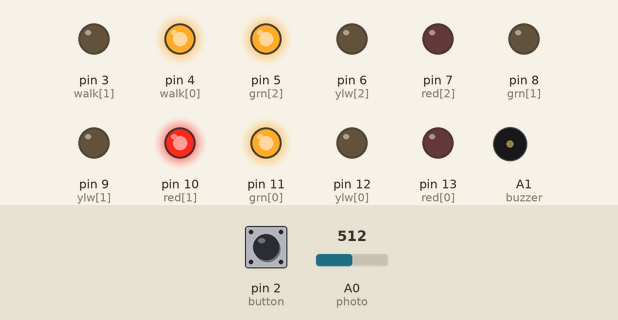
A sketch run on a simulated Arduino Uno, built with avr-gcc and run on an emulated ATmega328P. On the bench: output pins drawn as LEDs (lit = HIGH), buzzer (waves = sounding). Inputs (shaded band) come from the test bench; at power-on: pin 2 (button) LOW, A0 (photo) = 512.

Above: at 3.7 s.
3.8 s: pin 2 (button) pulled HIGH for 0.15 s
At 11.2 s:
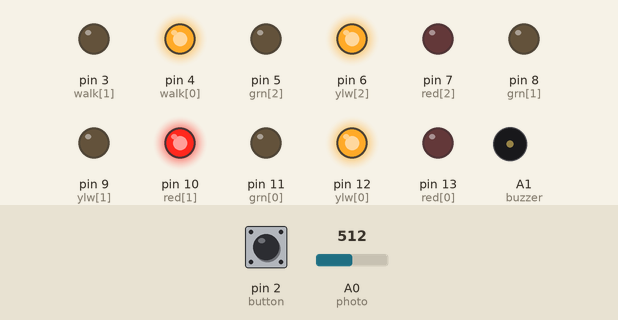
At 24.84 s:
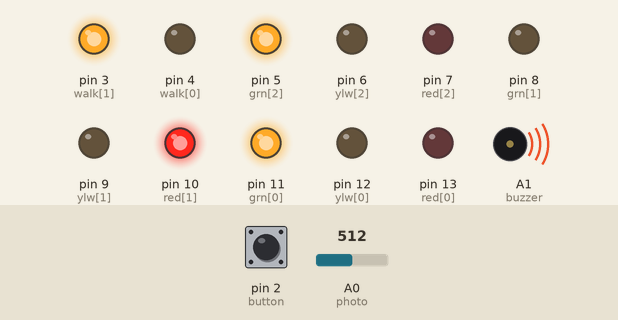
25.9 s: A0 (photo) set to 463
At 35.4 s:
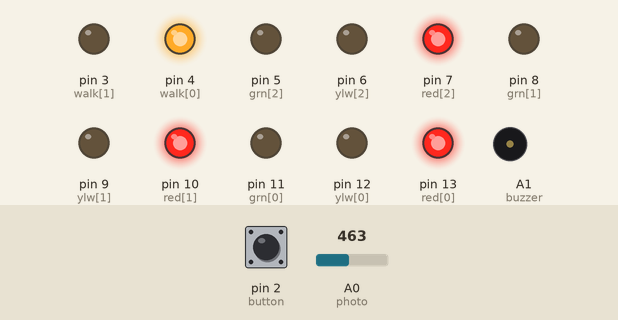
47.9 s: A0 (photo) set to 433
Timing chart, 0 to 75.4 s (numbered marks = the images above; inputs shaded):
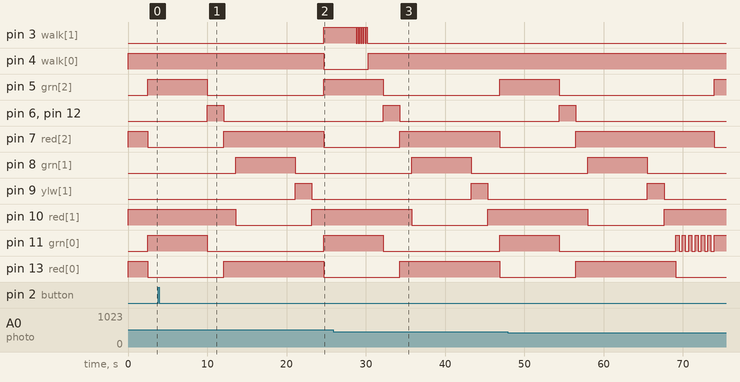

Measured:
- after the input at 3.8 s, pin 3 (walk[1]): LOW → HIGH after 20.9 s; pin 4 (walk[0]): HIGH → LOW after 20.9 s; tone on A1 (buzzer): alternates 440 Hz for 0.28 s and silent for 0.28 s, starting after 20.9 s

The sketch:

FPT_Code_Stage3.ino
```cpp
/*
Title: Traffic Light Challenge 2.0 (FPT)
Creator: Glenn M.
Date Of Creation: January 10th, 2022
Last Update: January 19th, 2022
*/

//Store all the pin numbers under variables:
int red[] = {13, 10, 7};	//red led pins (North, EastWest, South)
int ylw[] = {12, 9, 6};	    //yellow led pins(North, EastWest, South)
int grn[] = {11, 8, 5};	    //green led pins (North, EastWest, South)
int walk[] = {4, 3};        //led pins (Red, Green)
int button = 2;             //the cross walk button pin
int photo = A0;             //photoresistor pin
int buzzer = A1;             //piezo buzzer pin

float delays[][3] = {{5, 1.4, 1}, {5, 1.4, 1}, {3.5, 0, 0}};
//delay times [(direction{N and S, EW, Nleft})][(time{green, yellow, red})]

int multip = 1500;	   //delay multiplier
int blinks = 6;        //amount of blinks for north left turn

int dir = 1;	         //direction of traffic (0 = NS; 1 = EW;)
bool leftTurn = false;   //wether the resistor detects a 'car' in the 'North Left lane'
bool cross = false;      //whether the crosswalk button has been pressed

void setup() {
  for(int i = 0; i < 3; i++){   //loop three times
    pinMode(red[i], OUTPUT);	 //set current red pin to output
    digitalWrite(red[i], HIGH);  //set current red pin to high
    pinMode(ylw[i], OUTPUT);	 //set current yellow pin to output
    digitalWrite(ylw[i], LOW);	 //set current yellow pin to low
    pinMode(grn[i], OUTPUT);	 //set current green pin to output
    digitalWrite(grn[i], LOW);}	 //set current green pin to low
  pinMode(walk[0], OUTPUT);   //set the red cross walk pin to output
  digitalWrite(walk[0], HIGH);//set the red cross walk pin to HIGH
  pinMode(walk[1], OUTPUT);   //set the green cross walk pin to output
  digitalWrite(walk[1], LOW); //set the green cross walk pin to LOW
  pinMode(photo, INPUT);      //set the photoresistor pin to input
  pinMode(button, INPUT);     //set the button pin to input
  pinMode(buzzer, OUTPUT);    //set the buzzer pin to output
  pinMode(buzzer, LOW);       //set the buzzer to low
  Serial.begin(9600);	      //begin the serial monitor
  delay(2500);			      //wait for 2.5 seconds
  readPhoto();
}

void loop(){
  updateLEDS();	 //update the traffic lights
}

void updateLEDS(){
  /*
  Using the current direction of traffic (variable 'dir'), set the
  traffic lights accordingly (using the functions: northSouth(),
  eastWest(), crossWalk, and northLeft();). Than switch the traffic
  direction.
  */
  if(dir == 0){         //traffic direction is East/West...?
   eastWest();             //...update the 'traffic lights' for a East/West direction
   dir = 1;}               //...swap traffic direction to North/South
  else if(dir == 1){    //traffic direction is North/South...?
   if(leftTurn == true){   //...'car' in North Left turn 'lane'...?
     northLeft();}            //...update the 'traffic lights' for a North Left turn direction
   if(cross == true){      //...the cross walk button has been pressed...?
     cross = false;           //...set the cross walk to false
     crossWalk();}            //...update the 'traffic lights' for a North/South direction, with cross walk
   else{
     northSouth();}			  //...update the 'traffic lights' fot a North/South direction
   dir = 0;}               //...swap the traffic direction to East/West
}

void northSouth(){
  /*
  For both the North and South lights, go through:
  green, delay, yellow, delay, red, delay;
  while also checking the cross walk button during the delays
  */
 digitalWrite(grn[0], HIGH);	 //send a green light to the North direction of traffic
 digitalWrite(grn[2], HIGH);     //send a green light to the South direction of traffic
 digitalWrite(red[0], LOW);	     //turn off red light for the North direction of traffic
 digitalWrite(red[2], LOW);	     //turn off red light for the South direction of traffic
 readAndDelay(delays[0][0] * multip); //green delay for the NS direction of traffic, while checking button
 digitalWrite(grn[0], LOW);	     //turn off green light for the North direction of traffic
 digitalWrite(grn[2], LOW);	     //turn off green light for the South direction of traffic
 digitalWrite(ylw[0], HIGH);	 //send a yellow light to the North direction of traffic
 digitalWrite(ylw[2], HIGH);	 //send a yellow light to the South direction of traffic
 readAndDelay(delays[0][1] * multip);  //yellow delay for the NS direction of traffic, while checking button
 digitalWrite(ylw[0], LOW);	     //turn off yellow light for the North direction of traffic
 digitalWrite(ylw[2], LOW);	     //turn off yellow light for the South direction of traffic
 digitalWrite(red[0], HIGH);	 //send a red light to the North direction of traffic
 digitalWrite(red[2], HIGH);	 //send a red light to the North direction of traffic
 readAndDelay(delays[0][2] * multip);  //red delay for the NS direction of traffic, while checking button
}

void crossWalk(){
  /*
  For both the North and South lights, and the cross walk, go through:
  [green(NS) & green(CW)], [3/4 delay], [red(CW)], [1/4 delay],
  [yellow(NS)], [delay], [red(NS)], [delay]
  */
 digitalWrite(grn[0], HIGH);	 //send a green light to the North direction of traffic
 digitalWrite(grn[2], HIGH);     //send a green light to the South direction of traffic
 digitalWrite(walk[1], HIGH);    //send a green light to the cross walk
 digitalWrite(walk[0], LOW);     //turn off red light for the cross walk
 digitalWrite(red[0], LOW);	     //turn off red light for the North direction of traffic
 digitalWrite(red[2], LOW);      //turn off red light for the South direction of traffic
 RDT((delays[0][0] * multip) * 0.75);     //(3/4) green delay for the NS direction of traffic (with buzzer)
 digitalWrite(walk[0], HIGH);    //send a red light to the cross walk
 digitalWrite(walk[1], LOW);     //turn off green light for the cross walk
 delay((delays[0][0] * multip) * 0.25);   //(1/4) green delay for the NS direction of traffic
 digitalWrite(grn[0], LOW);	     //turn off green light for the North direction of traffic
 digitalWrite(grn[2], LOW);	     //turn off green light for the South direction of traffic
 digitalWrite(ylw[0], HIGH);	 //send a yellow light to the North direction of traffic
 digitalWrite(ylw[2], HIGH);	 //send a yellow light to the South direction of traffic
 delay(delays[0][1] * multip);   //yellow delay for the NS direction of traffic
 digitalWrite(ylw[0], LOW);	     //turn off yellow light for the North direction of traffic
 digitalWrite(ylw[2], LOW);	     //turn off yellow light for the South direction of traffic
 digitalWrite(red[0], HIGH);	 //send a red light to the North direction of traffic
 digitalWrite(red[2], HIGH);	 //send a red light to the North direction of traffic
 delay(delays[0][2] * multip);   //red delay for the NS direction of traffic
}

void northLeft(){
  /*
  For the North light, repeat for # of blinks (variable):
  green, delay, nothing, delay
  */
  float blinkDelay = ((delays[2][0] * multip) / blinks); //calculate the length of a FULL blink
  digitalWrite(red[0], LOW);          //turn off red light for the North direction of traffic
  for(int i = 0; i < blinks; i++){    //loop through the number of full blinks
     digitalWrite(grn[0], HIGH);         //send a green light to the North lights
     readAndDelay(blinkDelay/2);         //delay for half a blink length, while checking button
     digitalWrite(grn[0], LOW);          //turn off green light for the North lights
     readAndDelay(blinkDelay/2);}        //delay for half a blink length, while checking button
}

void eastWest(){
 /*
 Go through the process of: green light, delay, yellow light, delay,
 red light, delay; for the North and South 'traffic lights'.
 */
 digitalWrite(red[1], LOW);      //turn off red light for the EW direction of traffic
 digitalWrite(grn[1], HIGH);     //send a green light to the EW direction of traffic
 readAndDelay(delays[1][0] * multip); //green delay, while reading button
 digitalWrite(grn[1], LOW);      //turn off green light for the EW lights
 digitalWrite(ylw[1], HIGH);     //send a yellow light to the EW lights
 readAndDelay(delays[1][1] * multip); //yellow delay while reading button
 digitalWrite(ylw[1], LOW);      //turn off yellow light for EW lights
 digitalWrite(red[1], HIGH);     //send a red light to the EW lights
 readPhoto();                    //check for 'cars' in the North left turn 'lane'
 readAndDelay(delays[1][2] * multip); //red delay while reading button
}

void readPhoto(){
  /*
  Check if any 'cars' are registered in the
  North left turn 'lane'
  */
  int photoVal = analogRead(photo);   //get the photoresistor value
  if(photoVal <= 450){                //value is less than/equal to 450 (car IS in lane)...?
    leftTurn = true;}                    //...set left turn to true
  else{                               //value is less than 450...?
    leftTurn = false;}                   //...set left turn to false
}

void readAndDelay(float wholeDelay){
  /*
  Take the given delay time and break it into
  100 segments. In a for loop of 100 iterations
  check the button, than delay for the length of
  1 delay segment.
  */
  float partDelay = wholeDelay/100;   //calculate the delay segment
  for(int i = 0; i < 100; i++){       //loop 100 times
   if(cross == false){                  //cross is false...?
     int state = digitalRead(button);     //...read the button
     if(state == HIGH){                   //...button state is high...?
      cross = true;}                        //...set cross to true
   }
   delay(partDelay);                    //dealy for a segment
  }
}

void RDT(float wholeDelay){
  /*
  Read the button, delay, and play tone
  */
  float partDelay = wholeDelay/100;    //break the delay time into 100 segments

  /*for the first 70% of the delay, play tone with
  medium delay in between*/
  for(int i = 0; i < 7; i++){
    tone(buzzer, 440);
    delay(partDelay*5);
    noTone(buzzer);
    delay(partDelay*5);}

  /*for the other 30% of the delay, play slighlty higher
  tone with short delay in between*/
  for(int i = 0; i < 6; i++){
    tone(buzzer, 466);
    digitalWrite(walk[1], HIGH);
    delay(partDelay*2.5);
    noTone(buzzer);
    digitalWrite(walk[1], LOW);
    delay(partDelay*2.5);
  }
}
```
